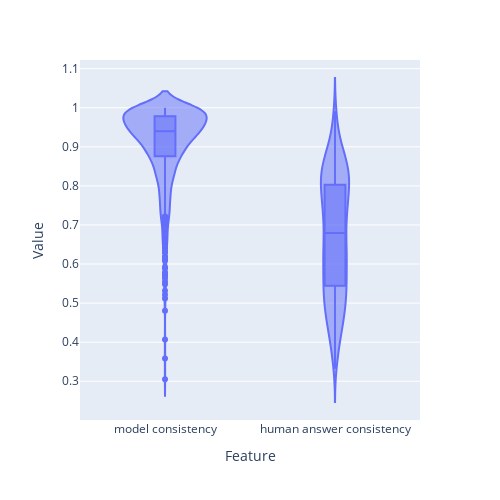

Notebook source saved alongside this figure:
### Code cell
def barplot(feat_1, feat_2):
    mean = consist_compare_df[[feat_1, feat_2]].mean()
    std = consist_compare_df[[feat_1, feat_2]].std()

    # Convert to DataFrame for better alignment
    error_df = mean.reset_index()
    error_df.columns = ['Consistency', 'Mean']
    error_df['Std'] = std.values  # Ensure alignment

    fig = px.bar(error_df, x="Consistency", y="Mean", error_y="Std")  # Use error_y instead of error_x

    width = 500
    fig.update_layout(width=width, height=width)
    fig.show()

def violin_plot(feat_1, feat_2):
    # Reshape data for violin plot
    melted_df = consist_compare_df.melt(value_vars=[feat_1, feat_2], var_name="Feature", value_name="Value")

    # fig = px.violin(melted_df, x="Feature", y="Value", box=True, points="all")
    fig = px.violin(melted_df, x="Feature", y="Value", box=True)
    width = 500
    fig.update_layout(width=width, height=width)
    fig.show()

# barplot('model consistency', 'human answer consistency')
violin_plot('model consistency', 'human answer consistency')

### Figure 1 — Plotly figure (JSON) as saved in the notebook; plotly's stock layout.template omitted (floating-point values rounded to 4 significant figures; data arrays with more than 128 entries replaced by an {"elided": "..."} marker saying what was removed)
{"data": [{"alignmentgroup": "True", "box": {"visible": true}, "hovertemplate": "Feature=%{x}<br>Value=%{y}<extra></extra>", "legendgroup": "", "marker": {"color": "#636efa"}, "name": "", "offsetgroup": "", "orientation": "v", "scalegroup": "True", "showlegend": false, "type": "violin", "x": {"elided": "1634 str values"}, "x0": " ", "xaxis": "x", "y": {"elided": "1634 float values"}, "y0": " ", "yaxis": "y"}], "layout": {"height": 500, "legend": {"tracegroupgap": 0}, "margin": {"t": 60}, "violinmode": "group", "width": 500, "xaxis": {"anchor": "y", "domain": [0, 1], "title": {"text": "Feature"}}, "yaxis": {"anchor": "x", "domain": [0, 1], "title": {"text": "Value"}}}}
